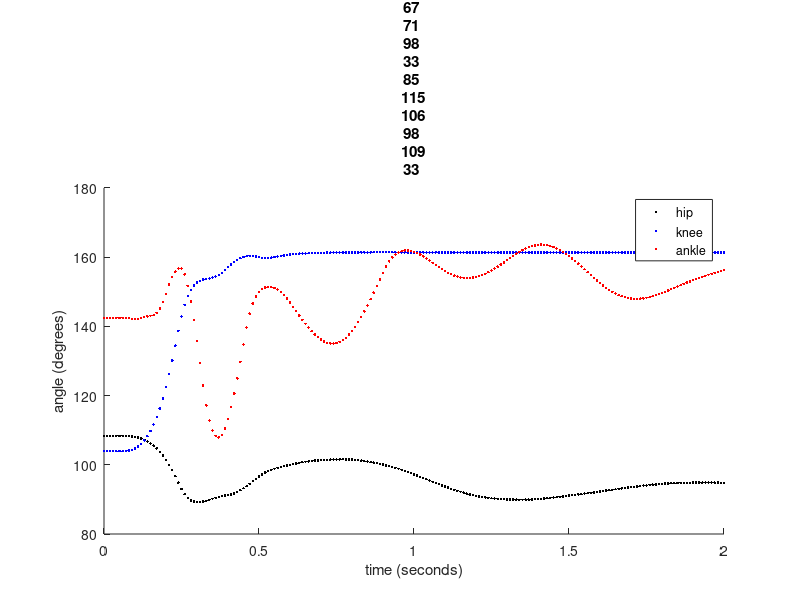
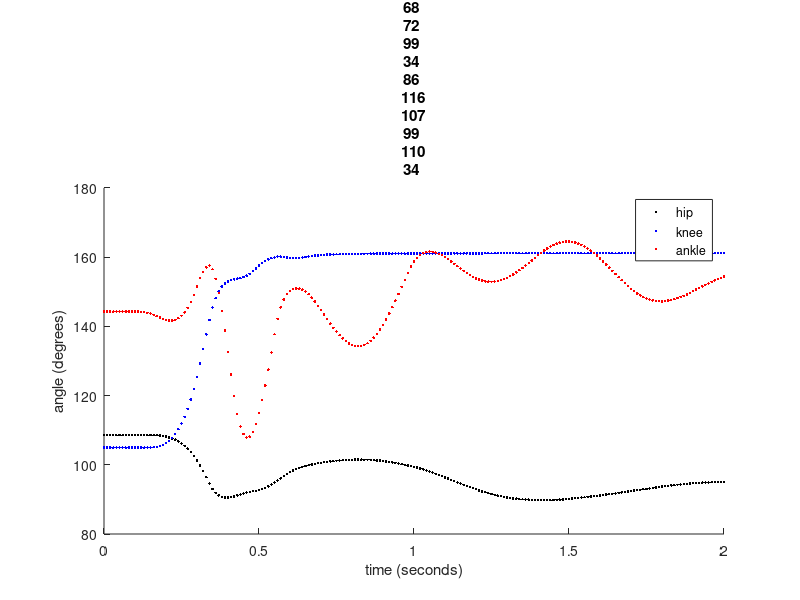
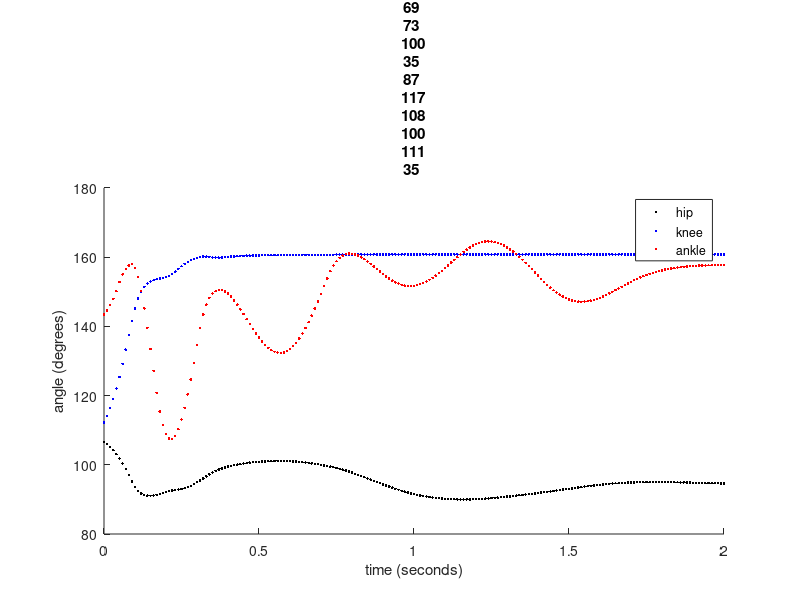
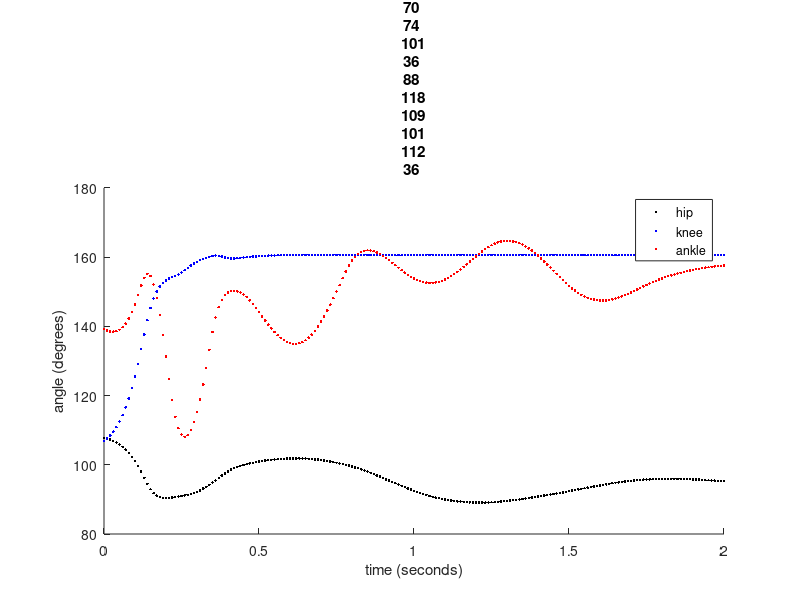

Here is the MATLAB script that generated these plots, in order: (Note: this script raises an error after producing the figures.)
clear
clc
addpath('C:\GitHub\Quadruped_Robot\Code\Matlab\Analysis\DampedLeg_Krnacik\Haonan\Comparison\No Damping')

%% BFa
load BFa_trial1.mat;
BFa_trial1 = data;
load BFa_trial2.mat;
BFa_trial2 = data;
load BFa_trial3.mat;
BFa_trial3 = data;
load BFa_trial4.mat;
BFa_trial4 = data;

%  create single matrix to edit data
BFa = zeros(length(BFa_trial1(:,1)),4*length(BFa_trial1(1,:)));
BFa(:,1:4) = BFa_trial1(:,1:4);
BFa(:,5:8) = BFa_trial2(:,1:4);
BFa(:,9:12) = BFa_trial3(:,1:4);
BFa(:,13:16) = BFa_trial4(:,1:4);

% data processing
for ii = 4:4:16
    
    % process time values
    BFa(:,ii) = BFa(:,ii) - BFa(1,ii);      %   start time at 0   
    BFa(:,ii) = BFa(:,ii)/1000;             %   convert to seconds
    
    % manually enter time offsets
    BFa_offset(1) = 0.15;
    BFa_offset(2) = 0.23;
    BFa_offset(3) = 0.36;
    BFa_offset(4) = 0.32;
    
    % apply time offsets
    BFa(:,ii) = BFa(:,ii) - BFa_offset(ii/4);
        
    % individual plots of trials
    figure
    hold on
    plot(BFa(:,ii),BFa(:,ii-3),'.',"color","k")
    plot(BFa(:,ii),BFa(:,ii-2),'.',"color","b")
    plot(BFa(:,ii),BFa(:,ii-1),'.',"color","r")
    legend('hip','knee','ankle')
    title("BFa Trial " + ii/4)
    xlabel("time (seconds)")
    ylabel("angle (degrees)")
    ylim([80 180])
    xlim([0 2])
    hold off
end
save('C:\GitHub\Quadruped_Robot\Code\Matlab\Analysis\DampedLeg_Krnacik\Haonan\Comparison\Trial 2\BFaSet2.mat','BFa')

%% BFp
load BFp_trial1.mat;
BFp_trial1 = data;
load BFp_trial2.mat;
BFp_trial2 = data;
load BFp_trial3.mat;
BFp_trial3 = data;
load BFp_trial4.mat;
BFp_trial4 = data;

%  create single matrix to edit data
BFp = zeros(length(BFp_trial1(:,1)),4*length(BFp_trial1(1,:)));
BFp(:,1:4) = BFp_trial1(:,1:4);
BFp(:,5:8) = BFp_trial2(:,1:4);
BFp(:,9:12) = BFp_trial3(:,1:4);
BFp(:,13:16) = BFp_trial4(:,1:4);

% data processing
for ii = 4:4:16
    
    % process time values
    BFp(:,ii) = BFp(:,ii) - BFp(1,ii);      %   start time at 0   
    BFp(:,ii) = BFp(:,ii)/1000;             %   convert to seconds
    
    % manually enter time offsets
    BFp_offset(1) = 0.22;
    BFp_offset(2) = 0.24;
    BFp_offset(3) = 0.26;
    BFp_offset(4) = 0.22;
    
    % apply time offsets
    BFp(:,ii) = BFp(:,ii) - BFp_offset(ii/4);
        
    % individual plots of trials
    figure
    hold on
    plot(BFp(:,ii),BFp(:,ii-3),'.',"color","k")
    plot(BFp(:,ii),BFp(:,ii-2),'.',"color","b")
    plot(BFp(:,ii),BFp(:,ii-1),'.',"color","r")
    legend('hip','knee','ankle')
    title("BFp Trial " + ii/4)
    xlabel("time (seconds)")
    ylabel("angle (degrees)")
    ylim([80 180])
    xlim([0 1])
    hold off
end
save('C:\GitHub\Quadruped_Robot\Code\Matlab\Analysis\DampedLeg_Krnacik\Haonan\Comparison\Trial 2\BFpSet2.mat','BFp')

%% IP
load IP_trial1.mat;
IP_trial1 = data;
load IP_trial2.mat;
IP_trial2 = data;
load IP_trial3.mat;
IP_trial3 = data;
load IP_trial4.mat;
IP_trial4 = data;

%  create single matrix to edit data
IP = zeros(length(IP_trial1(:,1)),4*length(IP_trial1(1,:)));
IP(:,1:4) = IP_trial1(:,1:4);
IP(:,5:8) = IP_trial2(:,1:4);
IP(:,9:12) = IP_trial3(:,1:4);
IP(:,13:16) = IP_trial4(:,1:4);

% data processing
for ii = 4:4:16
    
    % process time values
    IP(:,ii) = IP(:,ii) - IP(1,ii);      %   start time at 0   
    IP(:,ii) = IP(:,ii)/1000;             %   convert to seconds
    
    % manually enter time offsets
    IP_offset(1) = 0.33;
    IP_offset(2) = 0.27;
    IP_offset(3) = 0.34;
    IP_offset(4) = 0.21;
    
    % apply time offsets
    IP(:,ii) = IP(:,ii) - IP_offset(ii/4);
        
    % individual plots of trials
    figure
    hold on
    plot(IP(:,ii),IP(:,ii-3),'.',"color","k")
    plot(IP(:,ii),IP(:,ii-2),'.',"color","b")
    plot(IP(:,ii),IP(:,ii-1),'.',"color","r")
    legend('hip','knee','ankle')
    title("IP Trial " + ii/4)
    xlabel("time (seconds)")
    ylabel("angle (degrees)")
    ylim([80 180])
    xlim([0 1])
    hold off
end
save('C:\GitHub\Quadruped_Robot\Code\Matlab\Analysis\DampedLeg_Krnacik\Haonan\Comparison\Trial 2\IPSet2.mat','IP')

%% ST
load ST_trial1.mat;
ST_trial1 = data;
load ST_trial2.mat;
ST_trial2 = data;
load ST_trial3.mat;
ST_trial3 = data;
load ST_trial4.mat;
ST_trial4 = data;

%  create single matrix to edit data
ST = zeros(length(ST_trial1(:,1)),4*length(ST_trial1(1,:)));
ST(:,1:4) = ST_trial1(:,1:4);
ST(:,5:8) = ST_trial2(:,1:4);
ST(:,9:12) = ST_trial3(:,1:4);
ST(:,13:16) = ST_trial4(:,1:4);

% data processing
for ii = 4:4:16
    
    % process time values
    ST(:,ii) = ST(:,ii) - ST(1,ii);      %   start time at 0   
    ST(:,ii) = ST(:,ii)/1000;             %   convert to seconds
    
    % manually enter time offsets
    ST_offset(1) = 0.26;
    ST_offset(2) = 0.37;
    ST_offset(3) = 0.23;
    ST_offset(4) = 0.31;
    
    % apply time offsets
    ST(:,ii) = ST(:,ii) - ST_offset(ii/4);
        
    % individual plots of trials
    figure
    hold on
    plot(ST(:,ii),ST(:,ii-3),'.',"color","k")
    plot(ST(:,ii),ST(:,ii-2),'.',"color","b")
    plot(ST(:,ii),ST(:,ii-1),'.',"color","r")
    legend('hip','knee','ankle')
    title("ST Trial " + ii/4)
    xlabel("time (seconds)")
    ylabel("angle (degrees)")
    ylim([80 180])
    xlim([0 1])
    hold off
end
save('C:\GitHub\Quadruped_Robot\Code\Matlab\Analysis\DampedLeg_Krnacik\Haonan\Comparison\Trial 2\STSet2.mat','ST')

%% ST2
load ST2_trial1.mat;
ST2_trial1 = data;
load ST2_trial2.mat;
ST2_trial2 = data;
load ST2_trial3.mat;
ST2_trial3 = data;
load ST2_trial4.mat;
ST2_trial4 = data;
load ST2_trial5.mat;
ST2_trial5 = data;

%  create single matrix to edit data
ST2 = zeros(length(ST2_trial1(:,1)),5*length(ST2_trial1(1,:)));
ST2(:,1:4) = ST2_trial1(:,1:4);
ST2(:,5:8) = ST2_trial2(:,1:4);
ST2(:,9:12) = ST2_trial3(:,1:4);
ST2(:,13:16) = ST2_trial4(:,1:4);
ST2(:,17:20) = ST2_trial5(:,1:4);

% data processing
for ii = 4:4:20
    
    % process time values
    ST2(:,ii) = ST2(:,ii) - ST2(1,ii);      %   start time at 0   
    ST2(:,ii) = ST2(:,ii)/1000;             %   convert to seconds
    
%     % manually enter time offsets
%     ST2_offset(1) = 0.34;
%     ST2_offset(2) = 0.43;
%     ST2_offset(3) = 0.38;
%     ST2_offset(4) = 0.3;
%     ST2_offset(5) = 0.36;
%     
%     % apply time offsets
%     ST2(:,ii) = ST2(:,ii) - ST2_offset(ii/4);
        
    % individual plots of trials
    figure
    hold on
    plot(ST2(:,ii),ST2(:,ii-3),'.',"color","k")
    plot(ST2(:,ii),ST2(:,ii-2),'.',"color","b")
    plot(ST2(:,ii),ST2(:,ii-1),'.',"color","r")
    legend('hip','knee','ankle')
    title("ST2 Trial " + ii/4)
    xlabel("time (seconds)")
    ylabel("angle (degrees)")
    ylim([80 180])
    xlim([0 2])
    hold off
end
% save('C:\GitHub\Quadruped_Robot\Code\Matlab\Analysis\DampedLeg_Krnacik\Haonan\Comparison\No Damping\ST2NoDamping.mat','ST2')

%% VL
load VL_trial1.mat;
VL_trial1 = data;
load VL_trial2.mat;
VL_trial2 = data;
load VL_trial3.mat;
VL_trial3 = data;
load VL_trial4.mat;
VL_trial4 = data;

%  create single matrix to edit data
VL = zeros(length(VL_trial1(:,1)),4*length(VL_trial1(1,:)));
VL(:,1:4) = VL_trial1(:,1:4);
VL(:,5:8) = VL_trial2(:,1:4);
VL(:,9:12) = VL_trial3(:,1:4);
VL(:,13:16) = VL_trial4(:,1:4);

% data processing
for ii = 4:4:16
    
    % process time values
    VL(:,ii) = VL(:,ii) - VL(1,ii);      %   start time at 0   
    VL(:,ii) = VL(:,ii)/1000;             %   convert to seconds
    
    % manually enter time offsets
    VL_offset(1) = 0.24;
    VL_offset(2) = 0.28;
    VL_offset(3) = 0.25;
    VL_offset(4) = 0.24;
    
    % apply time offsets
    VL(:,ii) = VL(:,ii) - VL_offset(ii/4);
        
    % individual plots of trials
    figure
    hold on
    plot(VL(:,ii),VL(:,ii-3),'.',"color","k")
    plot(VL(:,ii),VL(:,ii-2),'.',"color","b")
    plot(VL(:,ii),VL(:,ii-1),'.',"color","r")
    legend('hip','knee','ankle')
    title("VL Trial " + ii/4)
    xlabel("time (seconds)")
    ylabel("angle (degrees)")
    ylim([80 180])
    xlim([0 1])
    hold off
end
save('C:\GitHub\Quadruped_Robot\Code\Matlab\Analysis\DampedLeg_Krnacik\Haonan\Comparison\Trial 2\VLSet2.mat','VL')

%% GS
load GS_trial1.mat;
GS_trial1 = data;
load GS_trial2.mat;
GS_trial2 = data;
load GS_trial3.mat;
GS_trial3 = data;
load GS_trial4.mat;
GS_trial4 = data;
load GS_trial5.mat;
GS_trial5 = data;

%  create single matrix to edit data
GS = zeros(length(GS_trial1(:,1)),5*length(GS_trial1(1,:)));
GS(:,1:4) = GS_trial1(:,1:4);
GS(:,5:8) = GS_trial2(:,1:4);
GS(:,9:12) = GS_trial3(:,1:4);
GS(:,13:16) = GS_trial4(:,1:4);
GS(:,17:20) = GS_trial5(:,1:4);

% data processing
for ii = 4:4:20
    
    % process time values
    GS(:,ii) = GS(:,ii) - GS(1,ii);      %   start time at 0   
    GS(:,ii) = GS(:,ii)/1000;             %   convert to seconds
    
    % manually enter time offsets
    GS_offset(1) = 0.28;
    GS_offset(2) = 0.11;
    GS_offset(3) = 0.25;
    GS_offset(4) = 0.14;
    GS_offset(5) = 0.18;
    
    % apply time offsets
    GS(:,ii) = GS(:,ii) - GS_offset(ii/4);
        
    % individual plots of trials
    figure
    hold on
    plot(GS(:,ii),GS(:,ii-3),'.',"color","k")
    plot(GS(:,ii),GS(:,ii-2),'.',"color","b")
    plot(GS(:,ii),GS(:,ii-1),'.',"color","r")
    legend('hip','knee','ankle')
    title("GS Trial " + ii/4)
    xlabel("time (seconds)")
    ylabel("angle (degrees)")
    ylim([80 180])
    xlim([0 1])
    hold off
end
save('C:\GitHub\Quadruped_Robot\Code\Matlab\Analysis\DampedLeg_Krnacik\Haonan\Comparison\No Damping\GSNoDamping.mat','GS')

%% Save as an array
Quadruped{1} = IP;
Quadruped{2} = GS;
Quadruped{3} = ST;
Quadruped{4} = ST2;
Quadruped{5} = VL;
Quadruped{6} = BFp;
Quadruped{7} = BFa;

close all
save('C:\GitHub\Quadruped_Robot\Code\Matlab\Analysis\DampedLeg_Krnacik\Haonan\Comparison\Trial 2\QuadrupedSet2.mat','Quadruped')